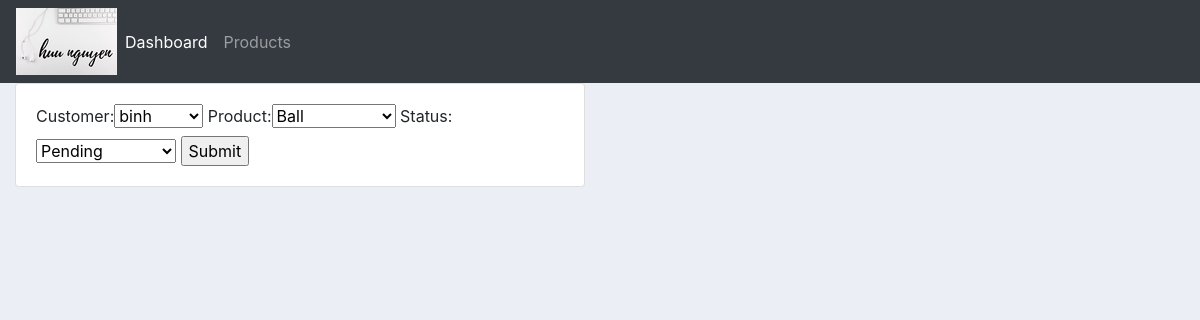
Screenshot of /update_order/17/ with the database file from the repository.
### database_crud/models.py (models this page shows, shortened)
class Order(models.Model):
	STATUS = (
			('Pending', 'Pending'),
			('Out for delivery', 'Out for delivery'),
			('Delivered', 'Delivered'),
			)
	customer = models.ForeignKey(Customer, null=True, on_delete= models.SET_NULL)
	product = models.ForeignKey(Product, null=True, on_delete= models.SET_NULL)
	date_created = models.DateTimeField(auto_now_add=True, null=True)
	status = models.CharField(max_length=200, null=True, choices=STATUS)

### database_crud/views.py (the view)
# urls.py: path('update_order/<str:pk>/', views.updateOrder, name="update_order"),
def updateOrder(request, pk):
	order = Order.objects.get(id=pk)
	form = OrderForm(instance=order)
	if request.method == 'POST':
		form = OrderForm(request.POST, instance=order)
		if form.is_valid():
			form.save()
			return redirect('/')
	context = {'form':form}
	return render(request, 'pages/order_form.html', context)

### database_crud/forms.py
class OrderForm(ModelForm):
	class Meta:
		model = Order
		fields = '__all__'

### database_crud/models.py (called while the page is built)
	def __str__(self):
		return self.name

	def __str__(self):
		return self.name

### database_crud/templates/pages/order_form.html (shortened to what this page needs)
{%  extends 'pages/main.html' %}
{% load static %}
{% block content %}
<div class="row">
	<div class="col-md-6">
		<div class="card card-body">
			<form action="" method="POST">
				{{form}}
				<input type="submit" name="Submit">
			</form>
		</div>
	</div>
</div>
{% endblock %}

### static/css/main.css (style rules this page uses)
body { background-color: #ebeff5; }

### rows the page displays
Order: customer "binh", product "Ball", status "Pending"
